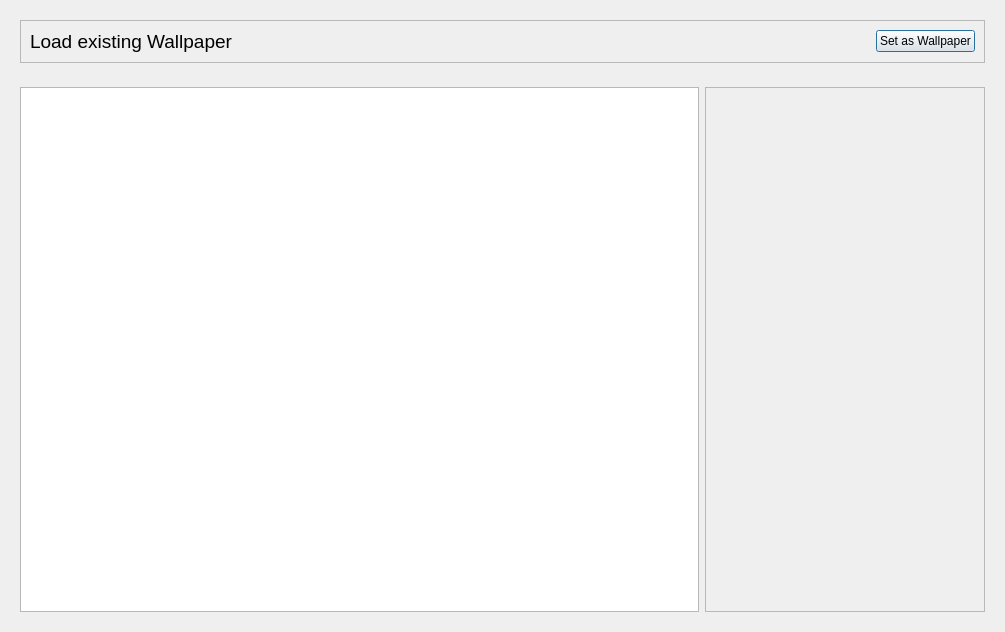
<?xml version="1.0" encoding="UTF-8"?>
<ui version="4.0">
 <class>PhotoBrowser</class>
 <widget class="QDialog" name="PhotoBrowser">
  <property name="geometry">
   <rect>
    <x>0</x>
    <y>0</y>
    <width>1005</width>
    <height>632</height>
   </rect>
  </property>
  <property name="windowTitle">
   <string>Load existing Wallpaper</string>
  </property>
  <layout class="QVBoxLayout" name="verticalLayout">
   <item>
    <widget class="QWidget" name="widget_2" native="true">
     <property name="minimumSize">
      <size>
       <width>0</width>
       <height>50</height>
      </size>
     </property>
     <layout class="QVBoxLayout" name="verticalLayout_2">
      <item>
       <widget class="QFrame" name="frame">
        <property name="frameShape">
         <enum>QFrame::StyledPanel</enum>
        </property>
        <property name="frameShadow">
         <enum>QFrame::Raised</enum>
        </property>
        <layout class="QHBoxLayout" name="horizontalLayout">
         <item>
          <widget class="QLabel" name="label">
           <property name="font">
            <font>
             <pointsize>14</pointsize>
            </font>
           </property>
           <property name="text">
            <string>Load existing Wallpaper</string>
           </property>
           <property name="textFormat">
            <enum>Qt::AutoText</enum>
           </property>
          </widget>
         </item>
         <item>
          <spacer name="horizontalSpacer">
           <property name="orientation">
            <enum>Qt::Horizontal</enum>
           </property>
           <property name="sizeHint" stdset="0">
            <size>
             <width>283</width>
             <height>20</height>
            </size>
           </property>
          </spacer>
         </item>
         <item>
          <widget class="QPushButton" name="pushButton">
           <property name="text">
            <string>Set as Wallpaper</string>
           </property>
           <property name="icon">
            <iconset resource="mainicon.qrc">
             <normaloff>:/icons/Check_256x256.png</normaloff>:/icons/Check_256x256.png</iconset>
           </property>
          </widget>
         </item>
        </layout>
       </widget>
      </item>
     </layout>
    </widget>
   </item>
   <item>
    <widget class="QWidget" name="widget" native="true">
     <layout class="QHBoxLayout" name="horizontalLayout_2">
      <item>
       <widget class="QListView" name="listView">
        <property name="enabled">
         <bool>true</bool>
        </property>
       </widget>
      </item>
      <item>
       <widget class="QFrame" name="frame_2">
        <property name="minimumSize">
         <size>
          <width>280</width>
          <height>0</height>
         </size>
        </property>
        <property name="frameShape">
         <enum>QFrame::StyledPanel</enum>
        </property>
        <property name="frameShadow">
         <enum>QFrame::Raised</enum>
        </property>
       </widget>
      </item>
     </layout>
    </widget>
   </item>
  </layout>
 </widget>
 <resources>
  <include location="mainicon.qrc"/>
 </resources>
 <connections/>
</ui>
